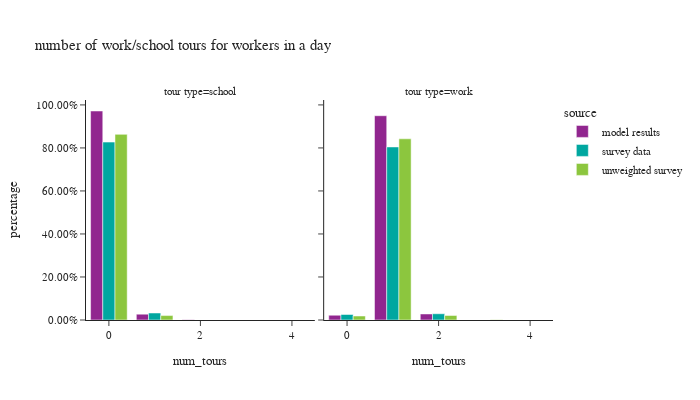

Notebook cell for this chart:
### Code cell
# number of mandatory tours
df_plot = w_tour_data[['person_id','source','tour_type','tour_id','person_weight']].groupby(['person_id','source','tour_type','person_weight']).count().reset_index()

pivoted = df_plot.pivot(index=['person_id','source','person_weight'], columns="tour_type", values="tour_id").fillna(0).reset_index()
df_plot = pivoted.melt(id_vars=['person_id','source','person_weight'], var_name="tour_type")

df_plot['num_tours'] = df_plot['value']
df_plot['ws_weight'] = df_plot['person_weight']
df_plot = df_plot.groupby(['source','tour_type','num_tours'])['ws_weight'].sum().reset_index()
df_plot = df_plot.merge(df_worker_count, how='left', on='source')
df_plot['percentage'] = df_plot['ws_weight']/df_plot['person_weight']

fig = px.bar(df_plot, x="num_tours", y="percentage", color="source",barmode="group",
             facet_col="tour_type",facet_row_spacing=0.2,
             title="number of work/school tours for workers in a day")
fig.for_each_annotation(lambda a: a.update(text="tour type="+a.text.split("=")[-1]))
fig.update_layout(height=400, width=700, yaxis=dict(tickformat=".2%"))
fig.show()

### Figure 1 — Plotly figure (JSON) as saved in the notebook; plotly's stock layout.template omitted (floating-point values rounded to 4 significant figures)
{"data": [{"alignmentgroup": "True", "hovertemplate": "source=model results<br>tour_type=school<br>num_tours=%{x}<br>percentage=%{y}<extra></extra>", "legendgroup": "model results", "marker": {"color": "#91268F", "pattern": {"shape": ""}}, "name": "model results", "offsetgroup": "model results", "orientation": "v", "showlegend": true, "textposition": "auto", "type": "bar", "x": [0.0, 1.0, 2.0], "xaxis": "x", "y": [0.9717, 0.02723, 0.001074], "yaxis": "y"}, {"alignmentgroup": "True", "hovertemplate": "source=model results<br>tour_type=work<br>num_tours=%{x}<br>percentage=%{y}<extra></extra>", "legendgroup": "model results", "marker": {"color": "#91268F", "pattern": {"shape": ""}}, "name": "model results", "offsetgroup": "model results", "orientation": "v", "showlegend": false, "textposition": "auto", "type": "bar", "x": [0.0, 1.0, 2.0], "xaxis": "x2", "y": [0.02221, 0.9497, 0.02808], "yaxis": "y2"}, {"alignmentgroup": "True", "hovertemplate": "source=survey data<br>tour_type=school<br>num_tours=%{x}<br>percentage=%{y}<extra></extra>", "legendgroup": "survey data", "marker": {"color": "#00A7A0", "pattern": {"shape": ""}}, "name": "survey data", "offsetgroup": "survey data", "orientation": "v", "showlegend": true, "textposition": "auto", "type": "bar", "x": [0.0, 1.0], "xaxis": "x", "y": [0.8271, 0.03253], "yaxis": "y"}, {"alignmentgroup": "True", "hovertemplate": "source=survey data<br>tour_type=work<br>num_tours=%{x}<br>percentage=%{y}<extra></extra>", "legendgroup": "survey data", "marker": {"color": "#00A7A0", "pattern": {"shape": ""}}, "name": "survey data", "offsetgroup": "survey data", "orientation": "v", "showlegend": false, "textposition": "auto", "type": "bar", "x": [0.0, 1.0, 2.0, 3.0, 4.0], "xaxis": "x2", "y": [0.02555, 0.8046, 0.02903, 4.874e-05, 0.000374], "yaxis": "y2"}, {"alignmentgroup": "True", "hovertemplate": "source=unweighted survey<br>tour_type=school<br>num_tours=%{x}<br>percentage=%{y}<extra></extra>", "legendgroup": "unweighted survey", "marker": {"color": "#8CC63E", "pattern": {"shape": ""}}, "name": "unweighted survey", "offsetgroup": "unweighted survey", "orientation": "v", "showlegend": true, "textposition": "auto", "type": "bar", "x": [0.0, 1.0], "xaxis": "x", "y": [0.863, 0.0206], "yaxis": "y"}, {"alignmentgroup": "True", "hovertemplate": "source=unweighted survey<br>tour_type=work<br>num_tours=%{x}<br>percentage=%{y}<extra></extra>", "legendgroup": "unweighted survey", "marker": {"color": "#8CC63E", "pattern": {"shape": ""}}, "name": "unweighted survey", "offsetgroup": "unweighted survey", "orientation": "v", "showlegend": false, "textposition": "auto", "type": "bar", "x": [0.0, 1.0, 2.0, 3.0, 4.0], "xaxis": "x2", "y": [0.01854, 0.8424, 0.02111, 0.00103, 0.0005149], "yaxis": "y2"}], "layout": {"annotations": [{"font": {}, "showarrow": false, "text": "tour type=school", "x": 0.245, "xanchor": "center", "xref": "paper", "y": 1.0, "yanchor": "bottom", "yref": "paper"}, {"font": {}, "showarrow": false, "text": "tour type=work", "x": 0.755, "xanchor": "center", "xref": "paper", "y": 1.0, "yanchor": "bottom", "yref": "paper"}], "barmode": "group", "height": 400, "legend": {"title": {"text": "source"}, "tracegroupgap": 0}, "title": {"text": "number of work/school tours for workers in a day"}, "width": 700, "xaxis": {"anchor": "y", "domain": [0.0, 0.49], "title": {"text": "num_tours"}}, "xaxis2": {"anchor": "y2", "domain": [0.51, 1.0], "matches": "x", "title": {"text": "num_tours"}}, "yaxis": {"anchor": "x", "domain": [0.0, 1.0], "tickformat": ".2%", "title": {"text": "percentage"}}, "yaxis2": {"anchor": "x2", "domain": [0.0, 1.0], "matches": "y", "showticklabels": false}}}
